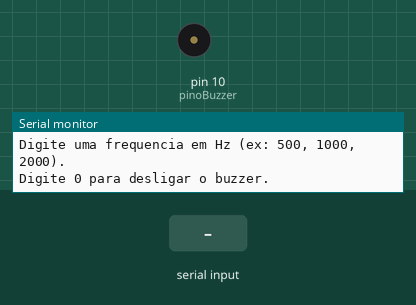
Simulated run of this sketch. Board: Arduino Uno, built with avr-gcc and run on an emulated ATmega328P. On the bench: buzzer (waves = sounding), the last lines printed to the serial monitor. The test bench sets the inputs (shaded band).

Above: at 1.2 s.
1.3 s: "90,45\n" received over Serial
At 2.1 s:
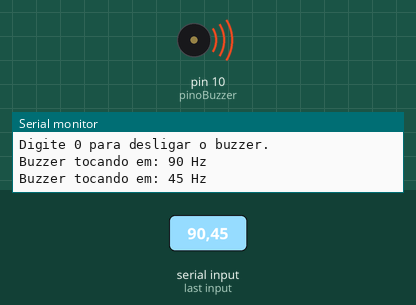
3.8 s: "30,150\n" received over Serial
At 6.2 s:
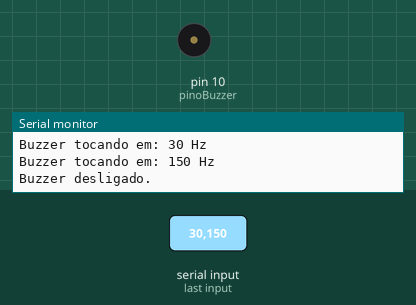
Timing chart, 0 to 7.7 s (numbered marks = the images above; inputs shaded):
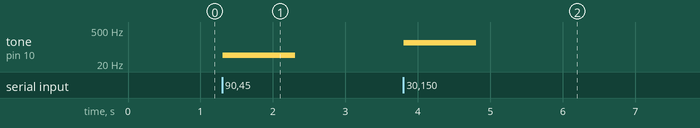

Measured:
- after the input at 1.3 s, tone on pin 10 (pinoBuzzer): silent → 45 Hz at once, → silent 1.0 s later
- after the input at 3.8 s, tone on pin 10 (pinoBuzzer): silent → 150 Hz at once, → silent 1.0 s later

The sketch:

14_A.ino
```cpp
// 14º Projeto(A)_Buzzer controlado via Serial (ajuste de frequência em Hz)
// Gabriel Sassati da Costa

// Objetivo: Permitir que o usuário defina a frequência do buzzer pelo Monitor Serial
// Define o pino do buzzer
const int pinoBuzzer = 10;
// Variável para armazenar a frequência digitada pelo usuário
int frequencia = 0;
void setup() {
// Inicia a comunicação serial com velocidade de 9600 bits por segundo
Serial.begin(9600);
// Mensagem inicial para o usuário
Serial.println("Digite uma frequencia em Hz (ex: 500, 1000, 2000).");
Serial.println("Digite 0 para desligar o buzzer.");
}
void loop() {
// Verifica se existe algum dado disponível na porta serial
if (Serial.available() > 0) {
// Lê o valor inteiro digitado pelo usuário
frequencia = Serial.parseInt();
// Se a frequência for maior que 0, toca o buzzer
if (frequencia > 0) {
tone(pinoBuzzer, frequencia); // Emite o som na frequência digitada
Serial.print("Buzzer tocando em: ");
Serial.print(frequencia);
Serial.println(" Hz");
}
// Se a frequência for 0, desliga o buzzer
else {
noTone(pinoBuzzer);
// Para o som
Serial.println("Buzzer desligado.");
}
}
}
```
